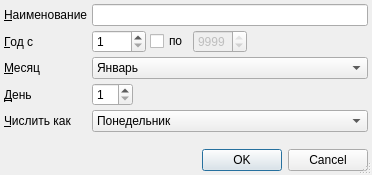
<?xml version="1.0" encoding="UTF-8"?>
<ui version="4.0">
 <class>CalendarExceptionDialog</class>
 <widget class="QDialog" name="CalendarExceptionDialog">
  <property name="geometry">
   <rect>
    <x>0</x>
    <y>0</y>
    <width>372</width>
    <height>175</height>
   </rect>
  </property>
  <property name="windowTitle">
   <string>Dialog</string>
  </property>
  <property name="sizeGripEnabled">
   <bool>true</bool>
  </property>
  <property name="modal">
   <bool>true</bool>
  </property>
  <layout class="QGridLayout" name="gridLayout">
   <property name="margin">
    <number>4</number>
   </property>
   <property name="spacing">
    <number>4</number>
   </property>
   <item row="1" column="3">
    <widget class="QSpinBox" name="edtEndYear">
     <property name="enabled">
      <bool>false</bool>
     </property>
     <property name="sizePolicy">
      <sizepolicy hsizetype="Maximum" vsizetype="Fixed">
       <horstretch>0</horstretch>
       <verstretch>0</verstretch>
      </sizepolicy>
     </property>
     <property name="minimum">
      <number>1</number>
     </property>
     <property name="maximum">
      <number>9999</number>
     </property>
     <property name="value">
      <number>9999</number>
     </property>
    </widget>
   </item>
   <item row="3" column="0">
    <widget class="QLabel" name="lblDay">
     <property name="sizePolicy">
      <sizepolicy hsizetype="Maximum" vsizetype="Preferred">
       <horstretch>0</horstretch>
       <verstretch>0</verstretch>
      </sizepolicy>
     </property>
     <property name="text">
      <string>&amp;День</string>
     </property>
     <property name="buddy">
      <cstring>edtDay</cstring>
     </property>
    </widget>
   </item>
   <item row="1" column="0">
    <widget class="QLabel" name="lblYear">
     <property name="sizePolicy">
      <sizepolicy hsizetype="Maximum" vsizetype="Preferred">
       <horstretch>0</horstretch>
       <verstretch>0</verstretch>
      </sizepolicy>
     </property>
     <property name="text">
      <string>&amp;Год с </string>
     </property>
     <property name="buddy">
      <cstring>edtBegYear</cstring>
     </property>
    </widget>
   </item>
   <item row="1" column="1">
    <widget class="QSpinBox" name="edtBegYear">
     <property name="sizePolicy">
      <sizepolicy hsizetype="Maximum" vsizetype="Fixed">
       <horstretch>0</horstretch>
       <verstretch>0</verstretch>
      </sizepolicy>
     </property>
     <property name="minimum">
      <number>1</number>
     </property>
     <property name="maximum">
      <number>9999</number>
     </property>
    </widget>
   </item>
   <item row="4" column="0">
    <widget class="QLabel" name="lblDow">
     <property name="sizePolicy">
      <sizepolicy hsizetype="Maximum" vsizetype="Preferred">
       <horstretch>0</horstretch>
       <verstretch>0</verstretch>
      </sizepolicy>
     </property>
     <property name="text">
      <string>&amp;Числить как</string>
     </property>
     <property name="buddy">
      <cstring>cmbDow</cstring>
     </property>
    </widget>
   </item>
   <item row="5" column="0">
    <spacer name="verticalSpacer">
     <property name="orientation">
      <enum>Qt::Vertical</enum>
     </property>
     <property name="sizeHint" stdset="0">
      <size>
       <width>20</width>
       <height>40</height>
      </size>
     </property>
    </spacer>
   </item>
   <item row="1" column="2">
    <widget class="QCheckBox" name="chkEndYearDiffer">
     <property name="text">
      <string>по</string>
     </property>
    </widget>
   </item>
   <item row="0" column="0">
    <widget class="QLabel" name="lblName">
     <property name="sizePolicy">
      <sizepolicy hsizetype="Maximum" vsizetype="Preferred">
       <horstretch>0</horstretch>
       <verstretch>0</verstretch>
      </sizepolicy>
     </property>
     <property name="text">
      <string>&amp;Наименование</string>
     </property>
     <property name="buddy">
      <cstring>edtName</cstring>
     </property>
    </widget>
   </item>
   <item row="3" column="1">
    <widget class="QSpinBox" name="edtDay">
     <property name="sizePolicy">
      <sizepolicy hsizetype="Maximum" vsizetype="Fixed">
       <horstretch>0</horstretch>
       <verstretch>0</verstretch>
      </sizepolicy>
     </property>
     <property name="minimum">
      <number>1</number>
     </property>
     <property name="maximum">
      <number>31</number>
     </property>
    </widget>
   </item>
   <item row="2" column="0">
    <widget class="QLabel" name="lblMonth">
     <property name="sizePolicy">
      <sizepolicy hsizetype="Maximum" vsizetype="Preferred">
       <horstretch>0</horstretch>
       <verstretch>0</verstretch>
      </sizepolicy>
     </property>
     <property name="text">
      <string>&amp;Месяц</string>
     </property>
     <property name="buddy">
      <cstring>cmbMonth</cstring>
     </property>
    </widget>
   </item>
   <item row="1" column="4">
    <spacer name="horizontalSpacer">
     <property name="orientation">
      <enum>Qt::Horizontal</enum>
     </property>
     <property name="sizeHint" stdset="0">
      <size>
       <width>40</width>
       <height>20</height>
      </size>
     </property>
    </spacer>
   </item>
   <item row="0" column="1" colspan="4">
    <widget class="QLineEdit" name="edtName"/>
   </item>
   <item row="2" column="1" colspan="4">
    <widget class="QComboBox" name="cmbMonth">
     <item>
      <property name="text">
       <string>Январь</string>
      </property>
     </item>
     <item>
      <property name="text">
       <string>Февраль</string>
      </property>
     </item>
     <item>
      <property name="text">
       <string>Март</string>
      </property>
     </item>
     <item>
      <property name="text">
       <string>Апрель</string>
      </property>
     </item>
     <item>
      <property name="text">
       <string>Май</string>
      </property>
     </item>
     <item>
      <property name="text">
       <string>Июнь</string>
      </property>
     </item>
     <item>
      <property name="text">
       <string>Июль</string>
      </property>
     </item>
     <item>
      <property name="text">
       <string>Август</string>
      </property>
     </item>
     <item>
      <property name="text">
       <string>Сентябрь</string>
      </property>
     </item>
     <item>
      <property name="text">
       <string>Октябрь</string>
      </property>
     </item>
     <item>
      <property name="text">
       <string>Ноябрь</string>
      </property>
     </item>
     <item>
      <property name="text">
       <string>Декабрь</string>
      </property>
     </item>
    </widget>
   </item>
   <item row="4" column="1" colspan="4">
    <widget class="QComboBox" name="cmbDow">
     <item>
      <property name="text">
       <string>Понедельник</string>
      </property>
     </item>
     <item>
      <property name="text">
       <string>Вторник</string>
      </property>
     </item>
     <item>
      <property name="text">
       <string>Среда</string>
      </property>
     </item>
     <item>
      <property name="text">
       <string>Четверг</string>
      </property>
     </item>
     <item>
      <property name="text">
       <string>Пятница</string>
      </property>
     </item>
     <item>
      <property name="text">
       <string>Суббота</string>
      </property>
     </item>
     <item>
      <property name="text">
       <string>Воскресенье</string>
      </property>
     </item>
    </widget>
   </item>
   <item row="6" column="0" colspan="5">
    <widget class="QDialogButtonBox" name="buttonBox">
     <property name="orientation">
      <enum>Qt::Horizontal</enum>
     </property>
     <property name="standardButtons">
      <set>QDialogButtonBox::Cancel|QDialogButtonBox::Ok</set>
     </property>
    </widget>
   </item>
  </layout>
 </widget>
 <tabstops>
  <tabstop>edtName</tabstop>
  <tabstop>edtBegYear</tabstop>
  <tabstop>chkEndYearDiffer</tabstop>
  <tabstop>edtEndYear</tabstop>
  <tabstop>cmbMonth</tabstop>
  <tabstop>edtDay</tabstop>
  <tabstop>cmbDow</tabstop>
  <tabstop>buttonBox</tabstop>
 </tabstops>
 <resources/>
 <connections>
  <connection>
   <sender>buttonBox</sender>
   <signal>accepted()</signal>
   <receiver>CalendarExceptionDialog</receiver>
   <slot>accept()</slot>
   <hints>
    <hint type="sourcelabel">
     <x>224</x>
     <y>414</y>
    </hint>
    <hint type="destinationlabel">
     <x>157</x>
     <y>274</y>
    </hint>
   </hints>
  </connection>
  <connection>
   <sender>buttonBox</sender>
   <signal>rejected()</signal>
   <receiver>CalendarExceptionDialog</receiver>
   <slot>reject()</slot>
   <hints>
    <hint type="sourcelabel">
     <x>292</x>
     <y>420</y>
    </hint>
    <hint type="destinationlabel">
     <x>286</x>
     <y>274</y>
    </hint>
   </hints>
  </connection>
  <connection>
   <sender>chkEndYearDiffer</sender>
   <signal>toggled(bool)</signal>
   <receiver>edtEndYear</receiver>
   <slot>setEnabled(bool)</slot>
   <hints>
    <hint type="sourcelabel">
     <x>212</x>
     <y>104</y>
    </hint>
    <hint type="destinationlabel">
     <x>304</x>
     <y>105</y>
    </hint>
   </hints>
  </connection>
 </connections>
</ui>
